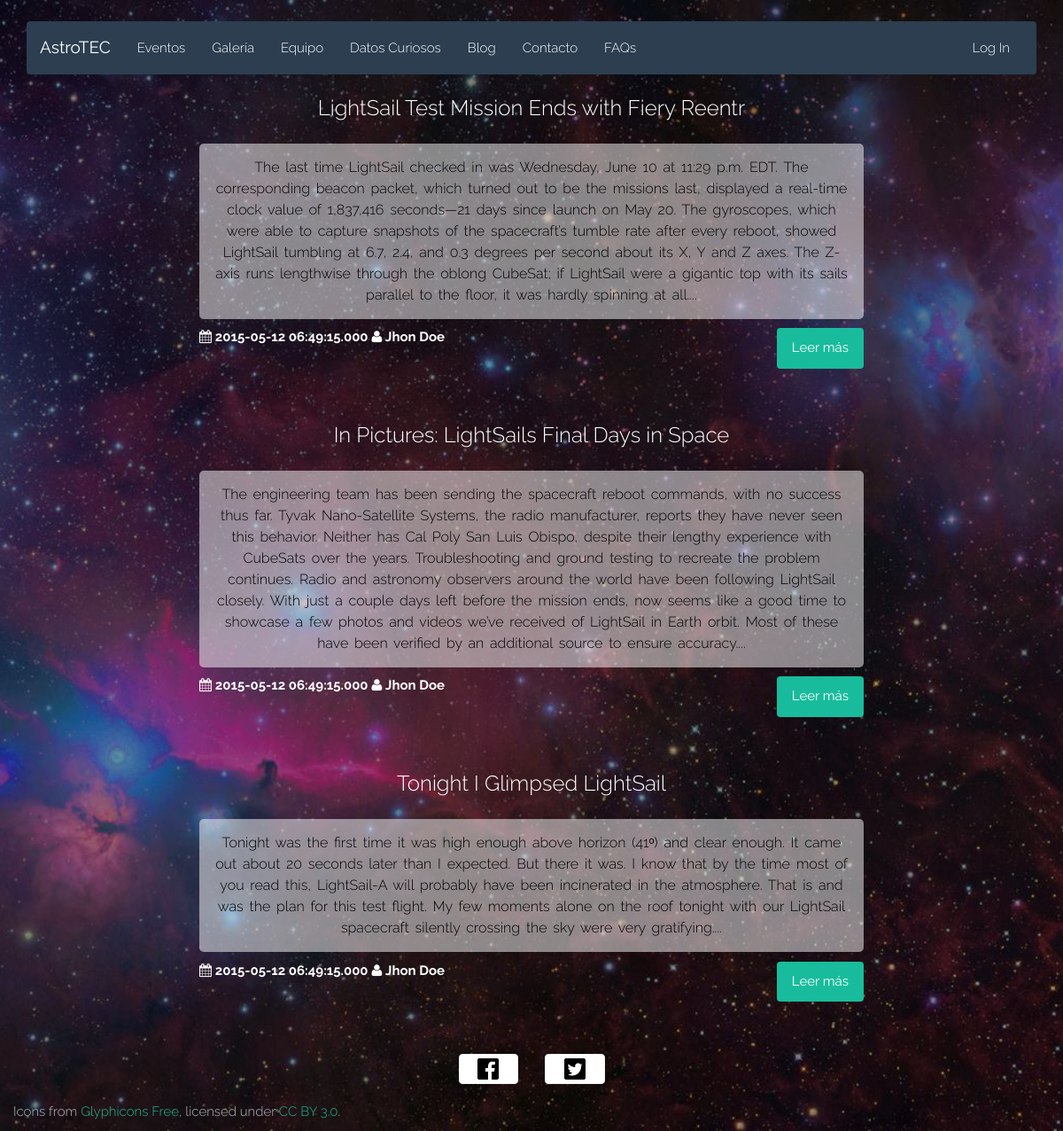
The page /blog.php on the database as committed earlier.
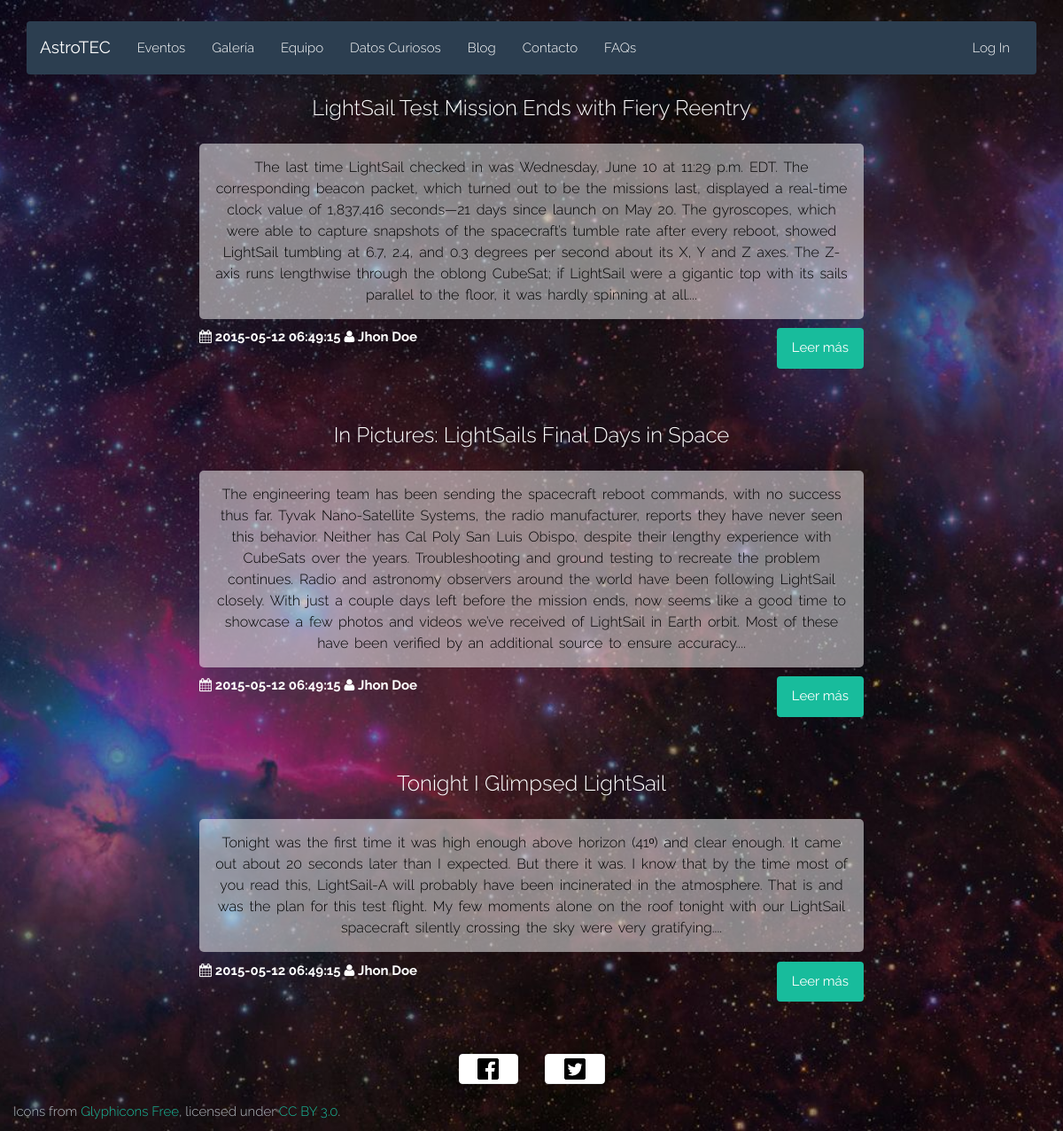
The same page on the database as committed later.
### tables this page shows
CREATE TABLE IF NOT EXISTS `Publicaciones` (
  `idPublicacion` INT NOT NULL AUTO_INCREMENT,
  `titulo` VARCHAR(300) NOT NULL,
  `contenido` LONGTEXT NOT NULL,
  `fecha` DATETIME NOT NULL,
  `fk_idCreador` INT NOT NULL,
  PRIMARY KEY (`idPublicacion`),
  INDEX `fk_idCreador_idx` (`fk_idCreador` ASC),
  CONSTRAINT `fk_idCreador1`
    FOREIGN KEY (`fk_idCreador`)
    REFERENCES `Usuarios` (`idUsuario`)
    ON DELETE NO ACTION
    ON UPDATE NO ACTION);

### html/blog.php (the view, shortened to what this page needs)
<?php
	require("php/db.php");
	$sql = "SELECT P.idPublicacion AS id, P.titulo,
					CONCAT (SUBSTRING(P.contenido, 1, 700), '...') AS contenido,
					P.fecha, CONCAT(U.nombre, ' ', U.apellido1) AS autor
					FROM Publicaciones AS P
					INNER JOIN Usuarios AS U ON U.idUsuario = P.fk_idCreador";
	$result = $conn->query($sql);
	$posts = array();
	if ($result->num_rows > 0) {
		while ($row = $result->fetch_assoc()) {
			array_push($posts, $row);
    }
	}
?>
<!DOCTYPE html>
<html class="no-js" lang="">
<head>
	<?php require('./php/head.php'); ?>
	<link rel="stylesheet" type="text/css" href="css/blog.css">
</head>
<body>
	<div class="container">
		<?php require('./php/navbar.php'); ?>
		<?php
			foreach ($posts as $post) {
				echo "<div class='row'>";
				echo "	<div class='col-md-2'></div>";
				echo "	<div class='col-md-8 post'>";
				echo "		<a href='post.php?id=$post[id]'";
				echo "			<h2 class='title'>$post[titulo]</h2>";
				echo "		</a>";
				echo "		<p>$post[contenido]</p>";
				echo "    <div class='pull-left'>";
				echo "			<i class='fa fa-calendar'></i> <time>$post[fecha]</time>";
				echo "			<i class='fa fa-user'></i> <span>$post[autor]</span>";
				echo "		</div>";
				echo "		<a href='post.php?id=$post[id]' class='btn btn-success pull-right'>Leer más</a>";
				echo "	</div>";
				echo "</div>";
			}
		?>
	</div>
	<?php include("./php/footer.php"); ?>
</body>
</html>

Rows that differ between the two databases and show on the page:
changed publicaciones: titulo "LightSail Test Mission Ends with Fiery Reentr" → "LightSail Test Mission Ends with Fiery Reentry"; fecha "2015-05-12 06:49:15.000" → "2015-05-12 06:49:15"
changed publicaciones "In Pictures: LightSails Final Days in Space": fecha "2015-05-12 06:49:15.000" → "2015-05-12 06:49:15"
changed publicaciones "Tonight I Glimpsed LightSail": fecha "2015-05-12 06:49:15.000" → "2015-05-12 06:49:15"
